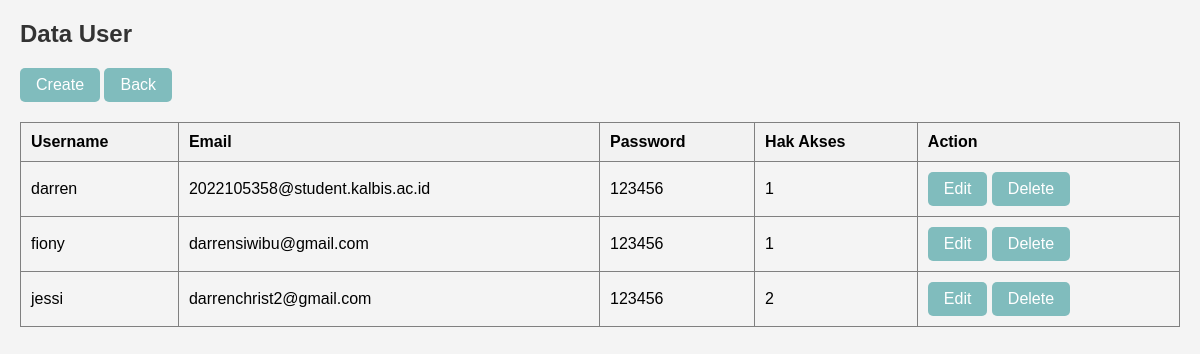
Page /tabel_user/read.php (signed in) on the committed database.
### tables this page shows
CREATE TABLE `user` (
  `id_user` int(5) NOT NULL AUTO_INCREMENT,
  `username` varchar(50) DEFAULT NULL,
  `email` varchar(100) DEFAULT NULL,
  `password` varchar(50) DEFAULT NULL,
  `id_pegawai` int(5) DEFAULT NULL,
  `hak_akses` int(10) DEFAULT NULL,
  `reset_token` varchar(64) DEFAULT NULL,
  `reset_expires` datetime DEFAULT NULL,
  `last_change_pass` datetime DEFAULT NULL,
  PRIMARY KEY (`id_user`),
  KEY `id_pegawai` (`id_pegawai`),
  CONSTRAINT `user_ibfk_1` FOREIGN KEY (`id_pegawai`) REFERENCES `pegawai` (`id_pegawai`)
);

### tabel_user/read.php (the view, shortened to what this page needs)
<?php
include "../config/koneksi.php";
?>
<!DOCTYPE html>
<html lang="en">
<head>
</head>
<body>
<div class="container">
    <h2>Data User</h2>
    <a href="http://localhost/sistem_hrm/tabel_user/create.php" class="button">Create</a>
    <a href="http://localhost/sistem_hrm/homePage.php" class="button">Back</a>
    <table border='1'>
        <tr>
            <th>Username</th>
            <th>Email</th>
            <th>Password</th>
            <th>Hak Akses</th>
            <th>Action</th>
        </tr>
        <?php
        $query = "SELECT * FROM user";
        $result = mysqli_query($koneksi, $query);
        if(!$result){
            echo "query gagal!";
        }
        else{
            while($row = mysqli_fetch_assoc($result)){
                echo "<tr>
                        <td>".$row['username']."</td>
                        <td>".$row['email']."</td>
                        <td>".$row['password']."</td>
                        <td>".$row['hak_akses']."</td>
                        <td>
                            <a href='http://localhost/sistem_hrm/tabel_user/update.php?id=".$row['id_user']."' class='button'>Edit</a>
                            <a href='http://localhost/sistem_hrm/tabel_user/delete.php?id=".$row['id_user']."' class='button'>Delete</a>
                        </td>
                      </tr>";
            }
        }
        ?>
    </table>
</div>
</body>
</html>

### tabel_user/read.php (style rules this page uses)
* { box-sizing: border-box; }
body { font-family: Arial, sans-serif; background-color: #f4f4f4; margin: 0; padding: 0; }
.container { margin: 20px; }
h2 { color: #333; }
table { width: 100%; border-collapse: collapse; margin-top: 20px; }
th { background-color: #f2f2f2; }
th, td { padding: 10px; text-align: left; }
a.button { display: inline-block; padding: 8px 16px; text-decoration: none; background-color: #80BCBD; color: white; border-radius: 5px; cursor: pointer; }

### rows in the picture
user: username "darren", email "2022105358@student.kalbis.ac.id", password "123456", hak_akses "1"
user: username "fiony", email "darrensiwibu@gmail.com", password "123456", hak_akses "1"
user: username "jessi", email "darrenchrist2@gmail.com", password "123456", hak_akses "2"
